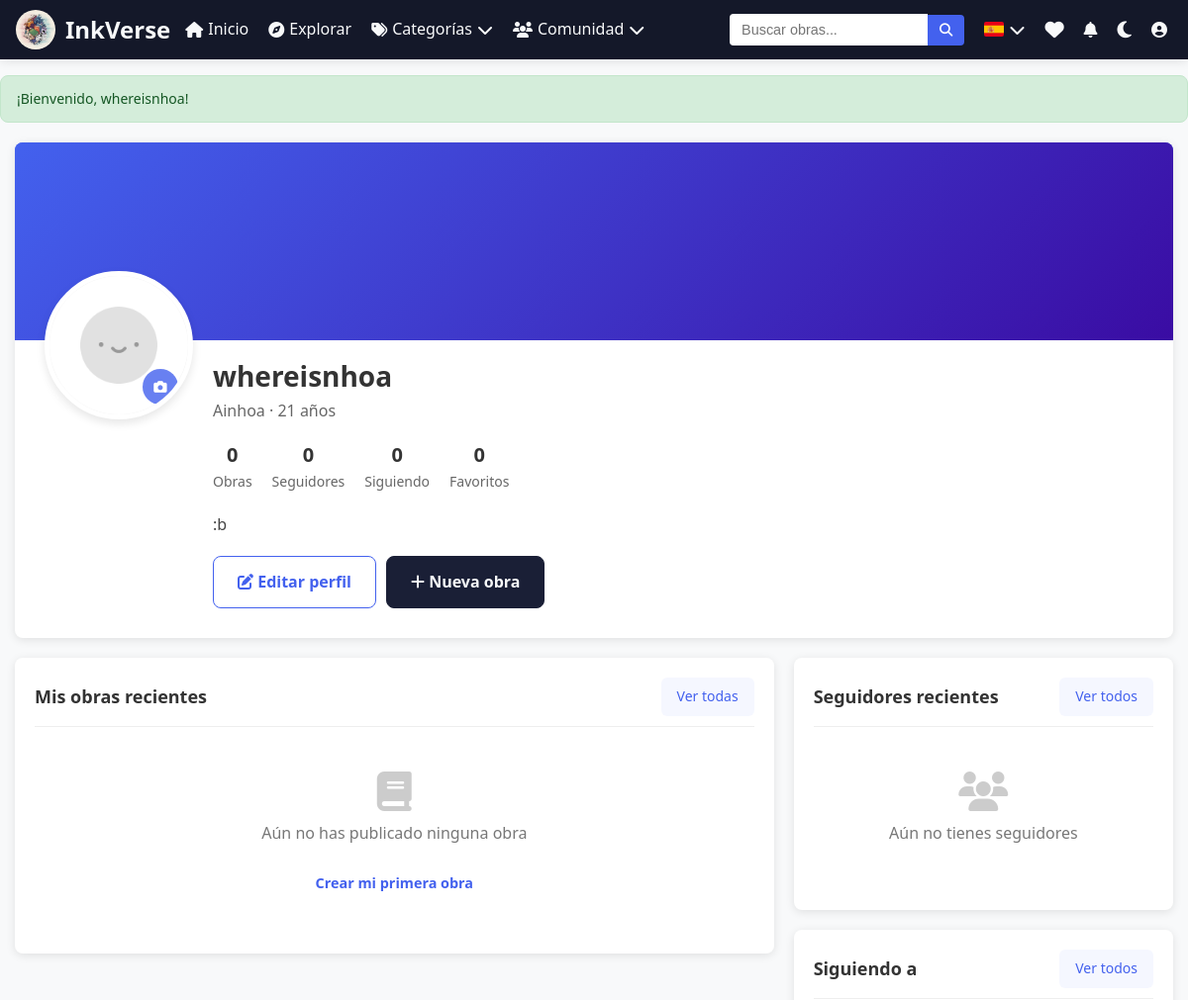
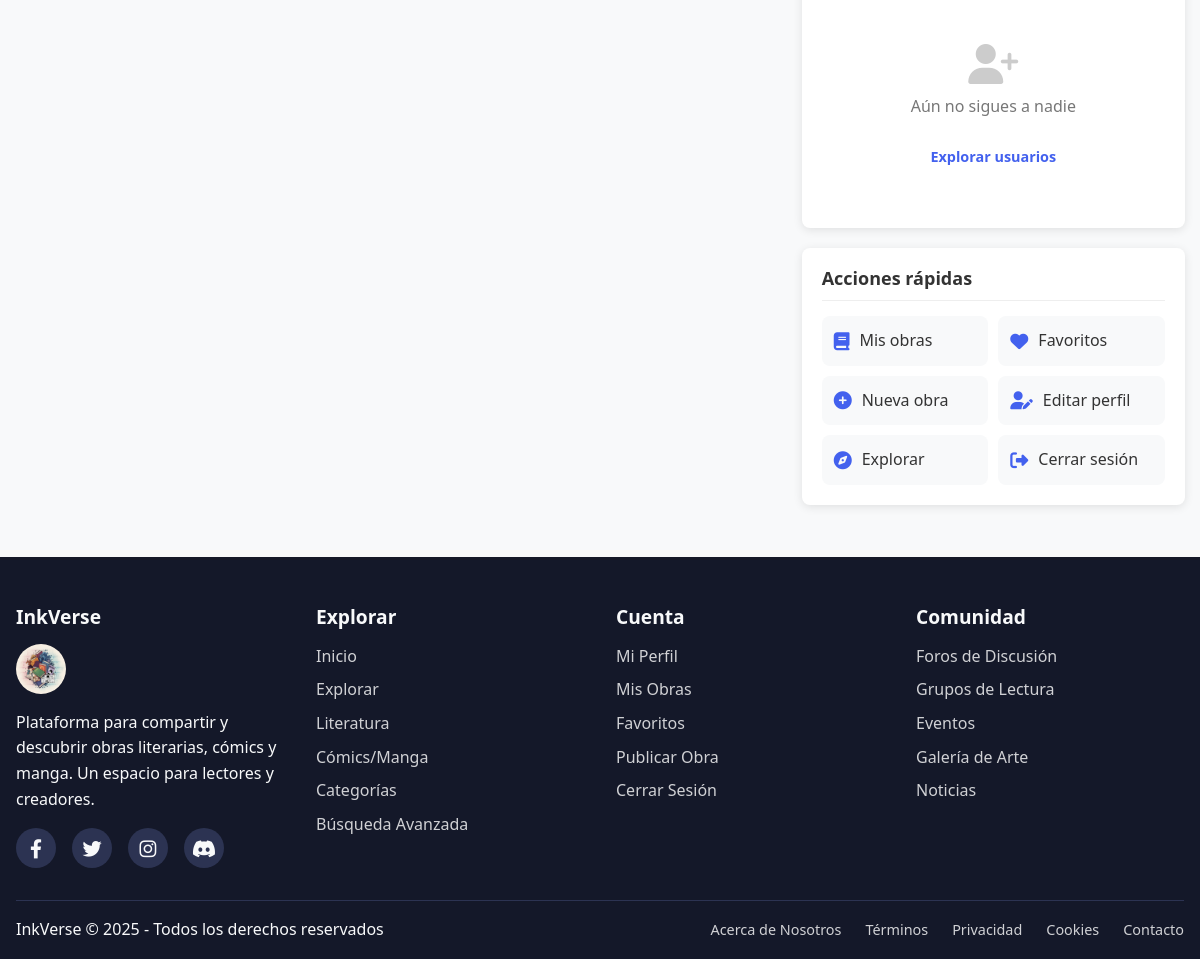
/usuario/perfil.php (signed in), run on the app's committed database (2 pictures, top to bottom).
### tables this page shows
CREATE TABLE `usuarios` (
  `id` int(11) NOT NULL,
  `usuario` varchar(50) NOT NULL,
  `email` varchar(100) NOT NULL,
  `fecha_nacimiento` date NOT NULL,
  `password` varchar(255) NOT NULL,
  `fecha_registro` timestamp NOT NULL DEFAULT current_timestamp(),
  `avatar` varchar(255) DEFAULT NULL,
  `nombre` varchar(100) DEFAULT NULL,
  `biografia` text DEFAULT NULL,
  `sitio_web` varchar(255) DEFAULT NULL,
  `ubicacion` varchar(100) DEFAULT NULL,
  `privacidad` enum('publico','privado') DEFAULT 'publico',
  `fecha_actualizacion` datetime DEFAULT NULL
);

### usuario/perfil.php (the view, shortened to what this page needs)
<?php
require_once(__DIR__ . '/../includes/conexion.php');
$usuario_id = $_SESSION['usuario_id'];
$sql_usuario = "SELECT u.*,
                (SELECT COUNT(*) FROM obras WHERE autor_id = u.id) as total_obras,
                (SELECT COUNT(*) FROM seguidores WHERE seguido_id = u.id) as total_seguidores,
                (SELECT COUNT(*) FROM seguidores WHERE seguidor_id = u.id) as total_seguidos,
                (SELECT COUNT(*) FROM favoritos WHERE usuario_id = u.id) as total_favoritos
                FROM usuarios u
                WHERE u.id = ?";
$stmt_usuario = $conexion->prepare($sql_usuario);
$stmt_usuario->bind_param("i", $usuario_id);
$stmt_usuario->execute();
$usuario = $stmt_usuario->get_result()->fetch_assoc();
$sql_obras = "SELECT o.*, c.nombre as categoria_nombre
              FROM obras o
              LEFT JOIN categorias c ON o.categoria_id = c.id
              WHERE o.autor_id = ?
              ORDER BY o.fecha_subida DESC
              LIMIT 5";
$stmt_obras = $conexion->prepare($sql_obras);
$stmt_obras->bind_param("i", $usuario_id);
$stmt_obras->execute();
$obras = $stmt_obras->get_result();
$sql_seguidores = "SELECT u.id, u.usuario, u.avatar
                   FROM seguidores s
                   JOIN usuarios u ON s.seguidor_id = u.id
                   WHERE s.seguido_id = ?
                   ORDER BY s.fecha_seguimiento DESC
                   LIMIT 6";
$stmt_seguidores = $conexion->prepare($sql_seguidores);
$stmt_seguidores->bind_param("i", $usuario_id);
$stmt_seguidores->execute();
$seguidores = $stmt_seguidores->get_result();
$sql_seguidos = "SELECT u.id, u.usuario, u.avatar
                 FROM seguidores s
                 JOIN usuarios u ON s.seguido_id = u.id
                 WHERE s.seguidor_id = ?
                 ORDER BY s.fecha_seguimiento DESC
                 LIMIT 6";
$stmt_seguidos = $conexion->prepare($sql_seguidos);
$stmt_seguidos->bind_param("i", $usuario_id);
$stmt_seguidos->execute();
$seguidos = $stmt_seguidos->get_result();
if (!empty($usuario['fecha_nacimiento'])) {
    $fecha_nacimiento = new DateTime($usuario['fecha_nacimiento']);
    $hoy = new DateTime();
    $edad = $hoy->diff($fecha_nacimiento)->y;
}
$avatar = !empty($usuario['avatar']) ? $usuario['avatar'] : BASE_URL . '/public/img/avatar_default.png';
include_once(__DIR__ . '/../includes/header.php');
?>
<link rel="stylesheet" href="<?php echo BASE_URL; ?>/css/usuario.css">
<div class="perfil-container">
    <div class="perfil-header">
        <div class="perfil-cover"></div>
        <div class="perfil-avatar-container">
            <div class="perfil-avatar">
                <img src="<?php echo htmlspecialchars($avatar); ?>" alt="Avatar de <?php echo htmlspecialchars($usuario['usuario']); ?>">
                <button id="cambiar-avatar" class="btn-cambiar-avatar" title="Cambiar avatar">
                    <i class="fas fa-camera"></i>
                </button>
            </div>
        </div>
        <div class="perfil-info">
            <h1><?php echo htmlspecialchars($usuario['usuario']); ?></h1>
            <?php if (!empty($usuario['nombre']) || $edad): ?>
                <p class="perfil-nombre-completo">
                    <?php echo !empty($usuario['nombre']) ? htmlspecialchars($usuario['nombre']) : ''; ?>
                    <?php echo $edad ? ' · ' . $edad . ' años' : ''; ?>
                </p>
            <?php endif; ?>
            <div class="perfil-estadisticas">
                <div class="estadistica">
                    <span class="numero"><?php echo $usuario['total_obras']; ?></span>
                    <span class="etiqueta">Obras</span>
                </div>
                <div class="estadistica">
                    <a href="<?php echo BASE_URL; ?>/usuario/seguidores.php">
                        <span class="numero"><?php echo $usuario['total_seguidores']; ?></span>
                        <span class="etiqueta">Seguidores</span>
                    </a>
                </div>
                <div class="estadistica">
                    <a href="<?php echo BASE_URL; ?>/usuario/seguidos.php">
                        <span class="numero"><?php echo $usuario['total_seguidos']; ?></span>
                        <span class="etiqueta">Siguiendo</span>
                    </a>
                </div>
                <div class="estadistica">
                    <a href="<?php echo BASE_URL; ?>/usuario/favoritos.php">
                        <span class="numero"><?php echo $usuario['total_favoritos']; ?></span>
                        <span class="etiqueta">Favoritos</span>
                    </a>
                </div>
            </div>
            <?php if (!empty($usuario['biografia'])): ?>
                <div class="perfil-biografia">
                    <p><?php echo nl2br(htmlspecialchars($usuario['biografia'])); ?></p>
                </div>
            <?php endif; ?>
            <div class="perfil-acciones">
                <a href="<?php echo BASE_URL; ?>/usuario/editar_perfil.php" class="btn btn-outline">
                    <i class="fas fa-edit"></i> Editar perfil
                </a>
                <a href="<?php echo BASE_URL; ?>/usuario/nueva_obra.php" class="btn btn-primary">
                    <i class="fas fa-plus"></i> Nueva obra
                </a>
            </div>
        </div>
    </div>
    <div class="perfil-contenido">
        <div class="perfil-columna-principal">
            <div class="perfil-seccion">
                <div class="seccion-header">
                    <h2>Mis obras recientes</h2>
                    <a href="<?php echo BASE_URL; ?>/usuario/mis_obras.php" class="ver-todo">Ver todas</a>
                </div>
                <?php if ($obras->num_rows > 0): ?>
                    <div class="obras-grid">
                        <?php while ($obra = $obras->fetch_assoc()): ?>
                            <div class="obra-card">
                                <div class="obra-portada">
                                    <?php if (!empty($obra['portada'])): ?>
                                        <img src="<?php echo BASE_URL . '/uploads/portadas/' . htmlspecialchars($obra['portada']); ?>" alt="Portada de <?php echo htmlspecialchars($obra['titulo']); ?>">
                                    <?php else: ?>
                                        <div class="portada-placeholder">
                                            <i class="fas fa-book"></i>
                                        </div>
                                    <?php endif; ?>
                                </div>
                                <div class="obra-info">
                                    <h3><?php echo htmlspecialchars($obra['titulo']); ?></h3>
                                    <?php if (!empty($obra['categoria_nombre'])): ?>
                                        <span class="obra-categoria"><?php echo htmlspecialchars($obra['categoria_nombre']); ?></span>
                                    <?php endif; ?>
                                    <div class="obra-stats">
                                        <span><i class="fas fa-eye"></i> <?php echo isset($obra['visitas']) ? $obra['visitas'] : '0'; ?></span>
                                        <span><i class="fas fa-calendar-alt"></i> <?php echo date('d/m/Y', strtotime($obra['fecha_subida'])); ?></span>
                                    </div>
                                    <a href="<?php echo BASE_URL; ?>/public/obra.php?id=<?php echo $obra['id']; ?>" class="btn btn-sm">Ver obra</a>
                                </div>
                            </div>
                        <?php endwhile; ?>
                    </div>
                <?php else: ?>
                    <div class="no-resultados">
                        <i class="fas fa-book"></i>
                        <p>Aún no has publicado ninguna obra</p>
                        <a href="<?php echo BASE_URL; ?>/usuario/nueva_obra.php" class="btn btn-sm">Crear mi primera obra</a>
                    </div>
                <?php endif; ?>
            </div>
        </div>
        <div class="perfil-columna-lateral">
            <div class="perfil-seccion">
                <div class="seccion-header">
                    <h2>Seguidores recientes</h2>
                    <a href="<?php echo BASE_URL; ?>/usuario/seguidores.php" class="ver-todo">Ver todos</a>
                </div>
                <?php if ($seguidores->num_rows > 0): ?>
                    <div class="usuarios-grid">
                        <?php while ($seguidor = $seguidores->fetch_assoc()): ?>
                            <a href="<?php echo BASE_URL; ?>/public/perfil.php?id=<?php echo $seguidor['id']; ?>" class="usuario-item" title="<?php echo htmlspecialchars($seguidor['usuario']); ?>">
                                <img src="<?php echo !empty($seguidor['avatar']) ? htmlspecialchars($seguidor['avatar']) : BASE_URL . '/img/default-avatar.png'; ?>" alt="Avatar de <?php echo htmlspecialchars($seguidor['usuario']); ?>">
                                <span><?php echo htmlspecialchars($seguidor['usuario']); ?></span>
                            </a>
                        <?php endwhile; ?>
                    </div>
                <?php else: ?>
                    <div class="no-resultados">
                        <i class="fas fa-users"></i>
                        <p>Aún no tienes seguidores</p>
                    </div>
                <?php endif; ?>
            </div>
            <div class="perfil-seccion">
                <div class="seccion-header">
                    <h2>Siguiendo a</h2>
                    <a href="<?php echo BASE_URL; ?>/usuario/seguidos.php" class="ver-todo">Ver todos</a>
                </div>
                <?php if ($seguidos->num_rows > 0): ?>
                    <div class="usuarios-grid">
                        <?php while ($seguido = $seguidos->fetch_assoc()): ?>
                            <a href="<?php echo BASE_URL; ?>/public/perfil.php?id=<?php echo $seguido['id']; ?>" class="usuario-item" title="<?php echo htmlspecialchars($seguido['usuario']); ?>">
                                <img src="<?php echo !empty($seguido['avatar']) ? htmlspecialchars($seguido['avatar']) : BASE_URL . '/img/default-avatar.png'; ?>" alt="Avatar de <?php echo htmlspecialchars($seguido['usuario']); ?>">
                                <span><?php echo htmlspecialchars($seguido['usuario']); ?></span>
                            </a>
                        <?php endwhile; ?>
                    </div>
                <?php else: ?>
                    <div class="no-resultados">
                        <i class="fas fa-user-plus"></i>
                        <p>Aún no sigues a nadie</p>
                        <a href="<?php echo BASE_URL; ?>/public/explorar.php" class="btn btn-sm">Explorar usuarios</a>
                    </div>
                <?php endif; ?>
            </div>
            <div class="perfil-seccion">
                <div class="seccion-header">
                    <h2>Acciones rápidas</h2>
                </div>
                <div class="enlaces-rapidos">
                    <a href="<?php echo BASE_URL; ?>/usuario/mis_obras.php" class="enlace-rapido">
                        <i class="fas fa-book"></i>
                        <span>Mis obras</span>
                    </a>
                    <a href="<?php echo BASE_URL; ?>/usuario/favoritos.php" class="enlace-rapido">
                        <i class="fas fa-heart"></i>
                        <span>Favoritos</span>
                    </a>
                    <a href="<?php echo BASE_URL; ?>/usuario/nueva_obra.php" class="enlace-rapido">
                        <i class="fas fa-plus-circle"></i>
                        <span>Nueva obra</span>
                    </a>
                    <a href="<?php echo BASE_URL; ?>/usuario/editar_perfil.php" class="enlace-rapido">
                        <i class="fas fa-user-edit"></i>
                        <span>Editar perfil</span>
                    </a>
                    <a href="<?php echo BASE_URL; ?>/public/explorar.php" class="enlace-rapido">
                        <i class="fas fa-compass"></i>
                        <span>Explorar</span>
                    </a>
                    <a href="<?php echo BASE_URL; ?>/public/logout.php" class="enlace-rapido">
                        <i class="fas fa-sign-out-alt"></i>
                        <span>Cerrar sesión</span>
                    </a>
                </div>
            </div>
        </div>
    </div>
</div>
<?php include_once(__DIR__ . '/../includes/footer.php'); ?>

### css/estilo.css (style rules this page uses)
:root { --primary: #1a1f36; --primary-light: #2c3352; --primary-dark: #141829; --secondary: #6c757d; --accent: #4361ee; --accent-hover: #3a56d4; --success: #28a745; --info: #17a2b8; --warning: #ffc107; --danger: #dc3545; --light: #f8f9fa; --dark: #343a40; --text: #333; --text-light: #666; --border-color: #ddd; --shadow-light: rgba(0, 0, 0, 0.05); --font-family-base: 'Segoe UI', Tahoma, Geneva, Verdana, sans-serif; --font-family-heading: 'Poppins', 'Segoe UI', Tahoma, Geneva, Verdana, sans-serif; --max-width-content: 1200px; --padding-section: 4rem 1rem; --border-radius: 8px; --border-radius-lg: 12px; --box-shadow: 0 4px 15px rgba(0, 0, 0, 0.08); --box-shadow-hover: 0 8px 25px rgba(0, 0, 0, 0.15); --accent-light: #6a88ff; --card-bg-light: #ffffff; --header-height: 70px; }
* { margin: 0; padding: 0; box-sizing: border-box; }
html { scroll-behavior: smooth; }
body { font-family: var(--font-family-base); line-height: 1.6; color: var(--text); background-color: var(--light); min-height: 100vh; display: flex; flex-direction: column; }
img { max-width: 100%; height: auto; display: block; }
h1, h2, h3, h4, h5, h6 { font-family: var(--font-family-heading); color: var(--primary-dark); line-height: 1.2; margin-bottom: 1rem; }
h1 { font-size: 2.5rem; }
h2 { font-size: 2rem; }
.btn { display: inline-block; padding: 0.8rem 1.5rem; border-radius: var(--border-radius); font-size: 1rem; font-weight: 600; cursor: pointer; text-align: center; transition: all 0.3s ease; white-space: nowrap; border: 1px solid transparent; text-decoration: none; }
.btn-primary { background-color: var(--primary); color: var(--light); border-color: var(--primary); }
.btn-outline { background-color: transparent; color: var(--accent); border-color: var(--accent); }
.btn-sm { padding: 0.6rem 1.2rem; font-size: 0.9rem; }

### data on the page
usuarios: usuario "whereisnhoa", nombre "Ainhoa", fecha_nacimiento "21", biografia ":b"

### other printed values
$TEXTOS['inicio'] "Inicio"
$TEXTOS['explorar'] "Explorar"
$TEXTOS['categorias'] "Categorías"
$TEXTOS['comunidad'] "Comunidad"
$mensaje_traducido "¡Bienvenido, whereisnhoa!"
$usuario['total_obras'] "0"
$usuario['total_seguidores'] "0"
$usuario['total_seguidos'] "0"
$usuario['total_favoritos'] "0"
